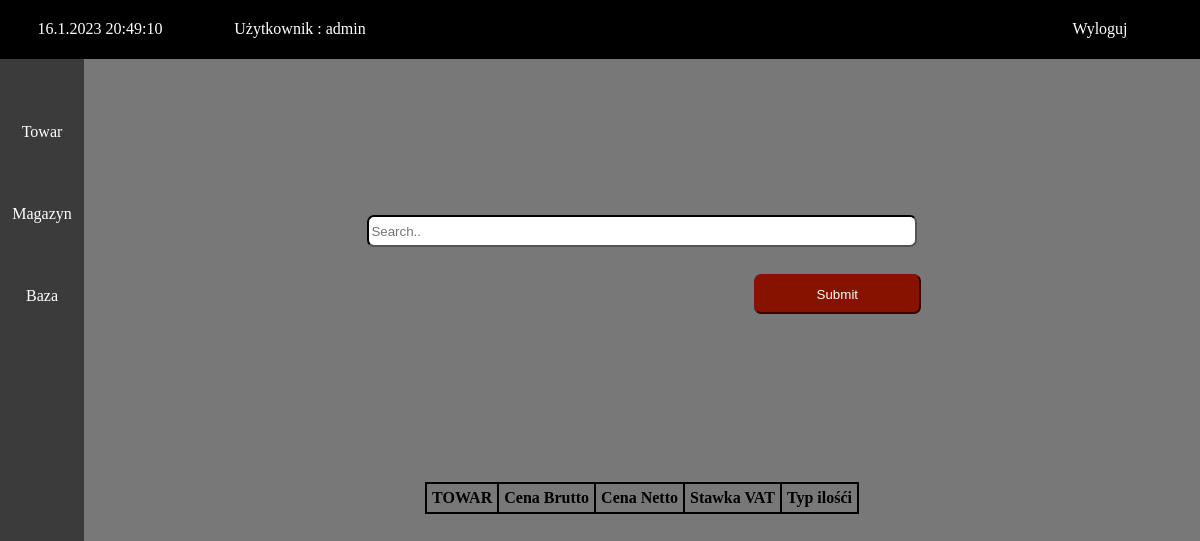
Before: /wyszukanie/ (signed in) with the older database file.
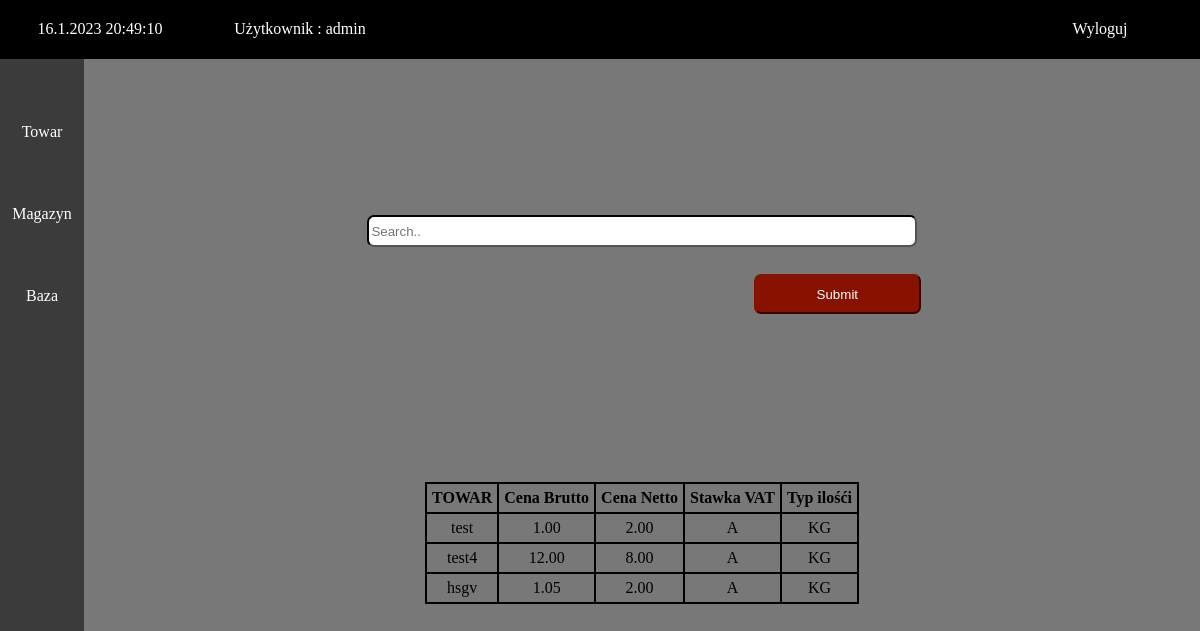
After: the same page with the newer database file.
### WebApp/models.py (models this page shows, shortened)
class Produkt(models.Model):
    nazwaProduktu = models.CharField(max_length=20, default=' ', primary_key=True)
    cenaBrutto = models.DecimalField(max_digits=10, decimal_places=2, default=0)
    cenaNetto = models.DecimalField(max_digits=10, decimal_places=2, default=0)
    stawkaVat = models.CharField(max_length=5, choices=VAT_CHOICES, default=' ')
    typIlosci = models.CharField(max_length=5, choices=TYPE_OF_ILOSC, default=' ')
    class Meta:
        verbose_name_plural = "Produkty"

### WebApp/views.py (the view)
# urls.py: path('wyszukanie/', views.wyszukanie, name='wyszukanie'),
@login_required(login_url='logowanie')
def wyszukanie(request):
    if 'q' in request.GET:
        q = request.GET['q']
        data = Produkt.objects.filter(nazwaProduktu__contains=q)
    else:
        data = Produkt.objects.all()
    return render(request, 'wyszukanie.html', {'data': data})

### templates/wyszukanie.html
{% extends "base.html" %}
{% block content %}
    <div class="search-container">
    <form>
        <input type="text" placeholder="Search.." name="q">
        <button type="submit">Submit</button>
    </form>
    </div>
<table class="table">
  <thead>
            <th>TOWAR</th>
            <th>Cena Brutto</th>
            <th>Cena Netto</th>
            <th>Stawka VAT</th>
            <th>Typ ilośći</th>
        </thead>
  <tbody>
  {% for k in data %}
    <tr>
        <td>{{k.nazwaProduktu}}</td>
        <td>{{k.cenaBrutto}}</td>
        <td>{{k.cenaNetto}}</td>
        <td>{{k.stawkaVat}}</td>
        <td>{{k.typIlosci}}</td>
    </tr>
  {% endfor %}
  </tbody>
</table>
{% endblock content %}

Changed rows visible on the page:
added Produkt: nazwaProduktu "test", cenaBrutto "1.00", cenaNetto "2.00", stawkaVat "A", typIlosci "KG"
added Produkt: nazwaProduktu "test4", cenaBrutto "12.00", cenaNetto "8.00", stawkaVat "A", typIlosci "KG"
added Produkt: nazwaProduktu "hsgv", cenaBrutto "1.05", cenaNetto "2.00", stawkaVat "A", typIlosci "KG"
